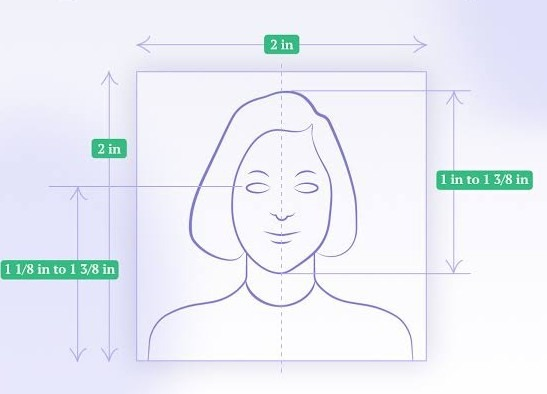
#> input picture dist/photo-validation-hero.jpg, 547 x 394 px
$ python -i bulk_photo_validator.py   (imports and definitions only)   (older library calls are emulated)
#> lines starting #> are read from the running program, lines starting #| are printed output that depends on the picture
"""
Maatram Foundation - Group Photo Validation Logic
==================================================
Original Bulk_Photo_Validation.txt implementation preserved exactly.
Only changes for web integration:
  - Removed: tkinter, filedialog, root = tk.Tk(), root.withdraw(),
              root.attributes(), root.destroy()
  - Removed: main execution block (sections 11 and 12)
  - MODEL_PATH and OUTPUT_FOLDER resolve relative to this file (unchanged logic)
  - All validation functions, constants, thresholds and decision logic unchanged.
"""

import cv2
from PIL import Image, ImageOps
import numpy as np
import os
import csv
import re
import tempfile
import requests
import gdown
import time
import contextlib
import io

from pathlib import Path
from openpyxl import load_workbook


# ============================================================
# 1. PROFESSIONAL PHOTO STANDARDS
# ============================================================

TARGET_RATIO = 4 / 5

MIN_WIDTH = 400
MIN_HEIGHT = 500

MAX_WIDTH = 4000
MAX_HEIGHT = 5000


# Preferred image-quality thresholds

MIN_BRIGHTNESS = 70
MAX_BRIGHTNESS = 200

MIN_CONTRAST = 25
MIN_SHARPNESS = 80


# Tolerance limits

MAX_RATIO_DEVIATION = 0.10

MIN_ALLOWED_BRIGHTNESS = 50
MAX_ALLOWED_BRIGHTNESS = 220

MIN_ALLOWED_CONTRAST = 15
MIN_ALLOWED_SHARPNESS = 30


# Download settings

MAX_IMAGE_SIZE_MB = 20
REQUEST_TIMEOUT = 30


# YuNet model

MODEL_PATH = os.path.join(
    os.path.dirname(os.path.abspath(__file__)),
    "face_detection_yunet_2023mar.onnx"
)


# Output folder

OUTPUT_FOLDER = os.path.join(
    os.path.dirname(os.path.abspath(__file__)),
    "Output"
)


# ============================================================
# 2. SPREADSHEET COLUMN CONFIGURATION
# ============================================================

NAME_COLUMNS = [
    "Name",
    "Full Name",
    "Candidate Name",
    "Student Name"
]

PHOTO_COLUMNS = [
    "Photo Link",
    "Photo URL",
    "Image Link",
    "Image URL",
    "Photo",
    "Link"
]


# Results added to the spreadsheet

OUTPUT_HEADERS = [
    "Validation Status",
    "Failure Reason"
]


# ============================================================
# 3. GENERAL HELPER FUNCTIONS
# ============================================================

# [188 lines left out: functions normalize_header, find_column, get_timestamp, make_error_result, download_image, not called in this run]


# ============================================================
# 5. LOAD IMAGE AND CORRECT EXIF ORIENTATION
# ============================================================

def load_image(image_path):

#> called with image_path = '../dist/photo-validation-hero.jpg'
    try:

        with Image.open(image_path) as pil_image:

#> pil_image is the input picture: PIL image 547x394 RGB; mean R, G, B 235.5, 238, 246.6
            pil_image = ImageOps.exif_transpose(
                pil_image
            )

            width, height = pil_image.size
#> width = 547; height = 394

            if width * height > 40_000_000:

                raise ValueError(
                    "Image resolution is too large."
                )

            image = np.array(
                pil_image.convert("RGB")
            )

        image = cv2.cvtColor(
            image,
            cv2.COLOR_RGB2BGR
        )

        return image

    except Exception as error:

        raise ValueError(
            f"Invalid image: {error}"
        )


# ============================================================
# 6. SINGLE PHOTO VALIDATION
#    ORIGINAL VALIDATION LOGIC RETAINED
# ============================================================

def validate_photo(image_path):

    # --------------------------------------------------------
    # STEP 1: LOAD IMAGE
    # --------------------------------------------------------

    image = load_image(image_path)

    height, width = image.shape[:2]
#> height = 394; width = 547

    file_size_kb = (
        os.path.getsize(image_path) / 1024
    )

    aspect_ratio = width / height
#> aspect_ratio = 1.39

    print("\n--- PROFESSIONAL PHOTO ANALYSIS ---")

    print(
        "File:",
        os.path.basename(image_path)
    )

    print(
        f"Dimensions: {width} x {height} pixels"
    )
#| Dimensions: 547 x 394 pixels

    print(
        f"File size: {file_size_kb:.2f} KB"
    )

    print(
        f"Aspect ratio: {aspect_ratio:.4f}"
    )
#| Aspect ratio: 1.3883

    # --------------------------------------------------------
    # STEP 2: ORIENTATION CHECK
    # --------------------------------------------------------

    is_portrait = height > width
#> is_portrait = False

    orientation = (
        "Portrait" if is_portrait
        else "Landscape" if width > height
        else "Square"
    )
#> orientation = 'Landscape'

    print("\n--- ORIENTATION CHECK ---")

    print("Orientation:", orientation)
#| Orientation: Landscape

    print(
        "Orientation check:",
        "PASS" if is_portrait else "FAIL"
    )
#| Orientation check: FAIL

    # --------------------------------------------------------
    # STEP 3: DIMENSION CHECKS
    # --------------------------------------------------------

    min_dimensions_ok = (
        width >= MIN_WIDTH
        and height >= MIN_HEIGHT
    )
#> min_dimensions_ok = False

    max_dimensions_ok = (
        width <= MAX_WIDTH
        and height <= MAX_HEIGHT
    )
#> max_dimensions_ok = True

    print("\n--- DIMENSION CHECK ---")

    print(
        f"Minimum: {MIN_WIDTH} x {MIN_HEIGHT}"
    )

    print(
        f"Maximum: {MAX_WIDTH} x {MAX_HEIGHT}"
    )

    print(
        "Minimum dimensions:",
        "PASS" if min_dimensions_ok else "FAIL"
    )
#| Minimum dimensions: FAIL

    print(
        "Maximum dimensions:",
        "PASS" if max_dimensions_ok else "FAIL"
    )
#| Maximum dimensions: PASS

    # --------------------------------------------------------
    # STEP 4: ASPECT RATIO CHECK
    # --------------------------------------------------------

    ratio_difference = (
        abs(aspect_ratio - TARGET_RATIO)
        / TARGET_RATIO
    )
#> ratio_difference = 0.735

    ratio_ok = ratio_difference <= 0.05
#> ratio_ok = False

    ratio_acceptable = (
        ratio_difference <= MAX_RATIO_DEVIATION
    )
#> ratio_acceptable = False

    if ratio_ok:

        ratio_status = "PASS"

    elif ratio_acceptable:

        ratio_status = "ACCEPTABLE"

    else:

        ratio_status = "FAIL"

    print("\n--- ASPECT RATIO CHECK ---")

    print("Target ratio: 4:5")

    print(
        f"Ratio difference: {ratio_difference * 100:.2f}%"
    )
#| Ratio difference: 73.54%

    print(
        "Aspect ratio:",
        ratio_status
    )

    # --------------------------------------------------------
    # STEP 5: IMAGE QUALITY ANALYSIS
    # --------------------------------------------------------

    gray = cv2.cvtColor(
        image,
        cv2.COLOR_BGR2GRAY
    )
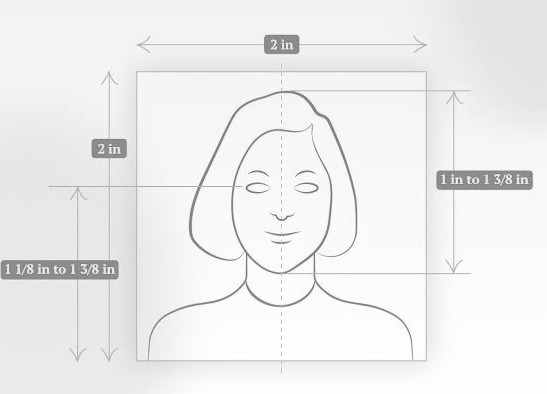
#> gray: shape (394, 547); min 106, max 255, mean 238.2

    # Average brightness

    brightness = float(
        np.mean(gray)
    )
#> brightness = 238.2

    # Contrast

    contrast = float(
        np.std(gray)
    )
#> contrast = 20.86

    # Sharpness

    sharpness = float(
        cv2.Laplacian(
            gray,
            cv2.CV_64F
        ).var()
    )
#> sharpness = 630

    # Extreme pixels

    dark_pixel_ratio = float(
        np.mean(gray <= 1)
    )
#> dark_pixel_ratio = 0

    bright_pixel_ratio = float(
        np.mean(gray >= 254)
    )
#> bright_pixel_ratio = 0.0294

    clipped_pixel_ratio = (
        dark_pixel_ratio + bright_pixel_ratio
    )
#> clipped_pixel_ratio = 0.0294

    # Percentiles

    p5, p50, p95 = np.percentile(
        gray,
        [5, 50, 95]
    )
#> p5 = 204; p50 = 243; p95 = 253

    # Preferred quality checks

    brightness_ok = (
        MIN_BRIGHTNESS
        <= brightness
        <= MAX_BRIGHTNESS
    )
#> brightness_ok = False

    contrast_ok = (
        contrast >= MIN_CONTRAST
    )
#> contrast_ok = False

    sharpness_ok = (
        sharpness >= MIN_SHARPNESS
    )
#> sharpness_ok = True

    # Acceptable quality limits

    brightness_acceptable = (
        MIN_ALLOWED_BRIGHTNESS
        <= brightness
        <= MAX_ALLOWED_BRIGHTNESS
    )
#> brightness_acceptable = False

    contrast_acceptable = (
        contrast >= MIN_ALLOWED_CONTRAST
    )
#> contrast_acceptable = True

    sharpness_acceptable = (
        sharpness >= MIN_ALLOWED_SHARPNESS
    )
#> sharpness_acceptable = True

    print("\n--- BASIC IMAGE QUALITY ---")

    print(
        f"Average brightness: {brightness:.2f}/255"
    )
#| Average brightness: 238.17/255

    print(
        f"Contrast: {contrast:.2f}"
    )
#| Contrast: 20.86

    print(
        f"Sharpness: {sharpness:.2f}"
    )
#| Sharpness: 630.00

    print("\n--- PIXEL CHARACTERISTICS ---")

    print(
        f"5th percentile intensity: {p5:.1f}"
    )
#| 5th percentile intensity: 204.0

    print(
        f"Median intensity: {p50:.1f}"
    )
#| Median intensity: 243.0

    print(
        f"95th percentile intensity: {p95:.1f}"
    )
#| 95th percentile intensity: 253.0

    print(
        f"Very dark pixels: {dark_pixel_ratio * 100:.2f}%"
    )
#| Very dark pixels: 0.00%

    print(
        f"Very bright pixels: {bright_pixel_ratio * 100:.2f}%"
    )
#| Very bright pixels: 2.94%

    print(
        f"Combined extreme pixels: "
        f"{clipped_pixel_ratio * 100:.2f}%"
    )
#| Combined extreme pixels: 2.94%

    # --------------------------------------------------------
    # QUALITY CHECK RESULTS
    # --------------------------------------------------------

    if brightness_ok:

        brightness_status = "PASS"

    elif brightness_acceptable:

        brightness_status = "ACCEPTABLE"

    else:

        brightness_status = "FAIL"

    if contrast_ok:

        contrast_status = "PASS"

    elif contrast_acceptable:

        contrast_status = "ACCEPTABLE"

    else:

        contrast_status = "FAIL"

    if sharpness_ok:

        sharpness_status = "PASS"

    elif sharpness_acceptable:

        sharpness_status = "ACCEPTABLE"

    else:

        sharpness_status = "FAIL"

    print("\n--- QUALITY CHECK RESULTS ---")

    print(
        "Brightness:",
        brightness_status
    )

    print(
        "Contrast:",
        contrast_status
    )

    print(
        "Sharpness:",
        sharpness_status
    )

    print(
        f"Pixel clipping: INFORMATIONAL "
        f"({clipped_pixel_ratio * 100:.2f}%)"
    )
#| Pixel clipping: INFORMATIONAL (2.94%)

    # --------------------------------------------------------
    # STEP 6: LOAD YUNET FACE DETECTOR
    # --------------------------------------------------------

    if not os.path.exists(MODEL_PATH):

#> (the run stopped early here; a loop or call above may not have finished)
